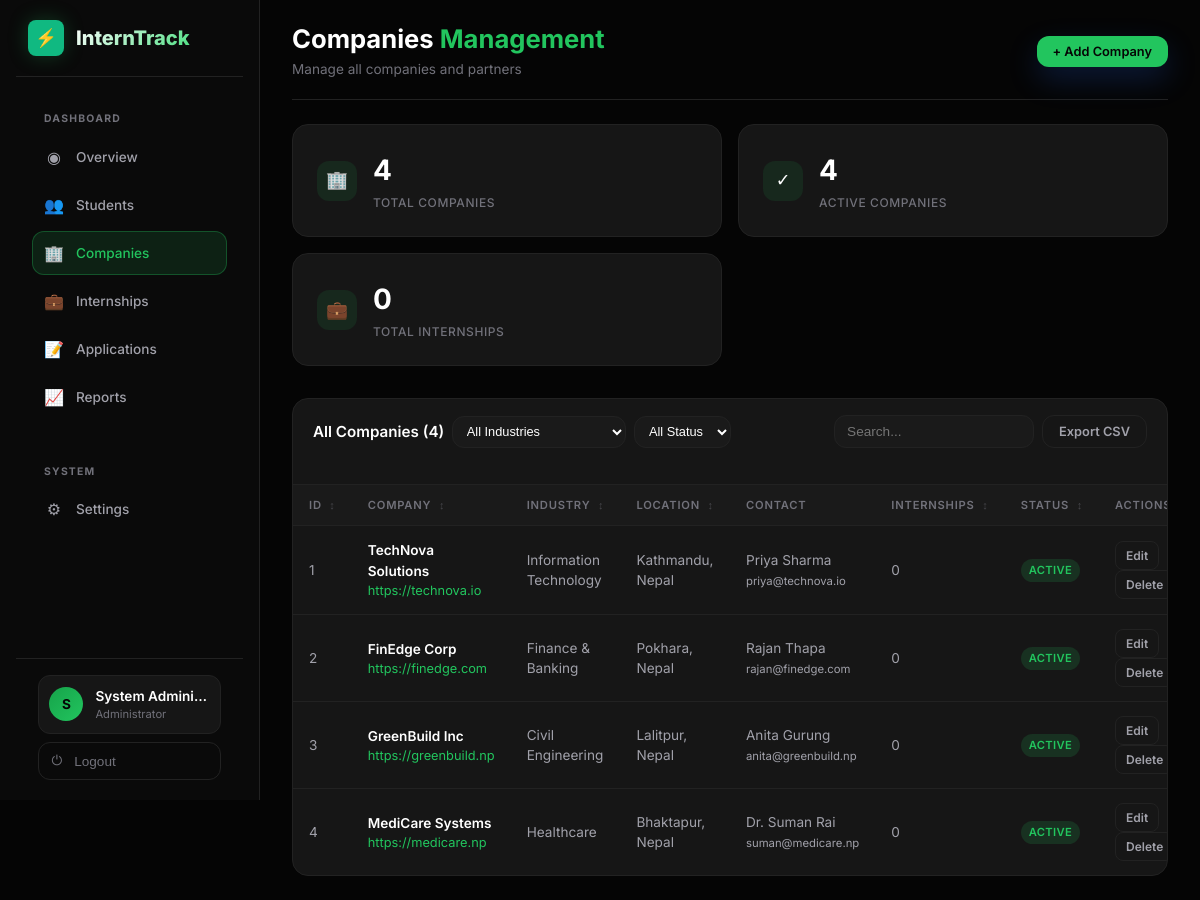
/php/admin_companies.php (signed in), run on the app's committed database.
### tables this page shows
CREATE TABLE IF NOT EXISTS companies (
  id INT AUTO_INCREMENT PRIMARY KEY,
  name VARCHAR(200) NOT NULL,
  industry VARCHAR(100),
  website VARCHAR(255),
  location VARCHAR(200),
  contact_person VARCHAR(150),
  contact_email VARCHAR(150),
  contact_phone VARCHAR(30),
  description TEXT,
  status VARCHAR(20) DEFAULT 'active',
  created_at TIMESTAMP DEFAULT CURRENT_TIMESTAMP,
  INDEX idx_name (name),
  INDEX idx_status (status)
);

### php/config.php (called while the page is built, shortened)
<?php
function e(string $str): string {
    return htmlspecialchars($str, ENT_QUOTES | ENT_HTML5, 'UTF-8');
}
function requireAuth(): array {
    return $_SESSION['user'];
}

### php/admin_companies.php (the view, shortened to what this page needs)
<?php
require_once __DIR__ . '/config.php';
$user = requireAuth();
$db = Database::getConnection();
$where = [];
$whereClause = $where ? 'WHERE ' . implode(' AND ', $where) : '';
$companies = $db->query("
    SELECT c.*,
           (SELECT COUNT(*) FROM internships WHERE company_id = c.id) as internship_count
    FROM companies c $whereClause ORDER BY c.created_at DESC
")->fetchAll();
$totalCompanies = count($companies);
$activeCompanies = count(array_filter($companies, fn($c) => ($c['status'] ?? 'active') === 'active'));
$totalInternships = array_sum(array_column($companies, 'internship_count'));
?>
<!DOCTYPE html>
<html lang="en" data-theme="dark">
<head>
  <link rel="stylesheet" href="../css/style.css">
</head>
<body>
<div class="admin-layout">
  <aside class="sidebar">
    <div class="sidebar-logo">
      <div class="logo-icon">⚡</div>
      <span class="logo-text">InternTrack</span>
    </div>
    <div class="nav-section">
      <div class="nav-label">Dashboard</div>
      <nav class="nav-menu">
        <a href="admin_dashboard.php" class="nav-item"><span class="icon">◉</span> Overview</a>
        <a href="admin_students.php" class="nav-item"><span class="icon">👥</span> Students</a>
        <a href="admin_companies.php" class="nav-item active"><span class="icon">🏢</span> Companies</a>
        <a href="admin_internships.php" class="nav-item"><span class="icon">💼</span> Internships</a>
        <a href="admin_applications.php" class="nav-item"><span class="icon">📝</span> Applications</a>
        <a href="admin_reports.php" class="nav-item"><span class="icon">📈</span> Reports</a>
      </nav>
    </div>
    <div class="nav-section">
      <div class="nav-label">System</div>
      <nav class="nav-menu">
        <a href="#" class="nav-item"><span class="icon">⚙</span> Settings</a>
      </nav>
    </div>
    <div class="sidebar-footer">
      <div class="user-chip">
        <div class="user-avatar"><?= strtoupper(substr($user['full_name'],0,1)) ?></div>
        <div class="user-info">
          <div class="user-name"><?= e($user['full_name']) ?></div>
          <div class="user-role">Administrator</div>
        </div>
      </div>
      <button class="logout-btn" onclick="handleLogout()"><span class="icon">⏻</span> Logout</button>
    </div>
  </aside>
  <main class="main-content">
    <div class="page-header">
      <div>
        <h1 class="page-title">Companies <span>Management</span></h1>
        <p class="page-subtitle">Manage all companies and partners</p>
      </div>
      <div class="header-actions">
        <button class="btn btn-primary" onclick="openModal()">+ Add Company</button>
      </div>
    </div>
    <div class="stats-row">
      <div class="stat-card">
        <div class="stat-icon">🏢</div>
        <div class="stat-info">
          <div class="stat-value"><?= $totalCompanies ?></div>
          <div class="stat-label">Total Companies</div>
        </div>
      </div>
      <div class="stat-card">
        <div class="stat-icon">✓</div>
        <div class="stat-info">
          <div class="stat-value"><?= $activeCompanies ?></div>
          <div class="stat-label">Active Companies</div>
        </div>
      </div>
      <div class="stat-card">
        <div class="stat-icon">💼</div>
        <div class="stat-info">
          <div class="stat-value"><?= $totalInternships ?></div>
          <div class="stat-label">Total Internships</div>
        </div>
      </div>
    </div>
    <div class="content-card">
      <div class="card-header">
        <div class="filter-bar">
          <h3 class="card-title">All Companies (<?= $totalCompanies ?>)</h3>
          <select class="filter-select" onchange="applyFilters()">
            <option value="">All Industries</option>
          </select>
          <select class="filter-select" onchange="applyFilters()">
            <option value="">All Status</option>
          </select>
        </div>
        <div class="filter-bar">
          <input type="text" class="search-input" placeholder="Search..." onkeyup="filterTable(this.value)">
          <button type="button" class="btn btn-secondary" onclick="exportCSV()">Export CSV</button>
        </div>
      </div>
      <table class="data-table" id="companies-table">
        <thead>
          <tr>
            <th class="th-sortable" onclick="sortTable('id')">ID <span class="sort-icon">↕</span></th>
            <th class="th-sortable" onclick="sortTable('name')">Company <span class="sort-icon">↕</span></th>
            <th class="th-sortable" onclick="sortTable('industry')">Industry <span class="sort-icon">↕</span></th>
            <th class="th-sortable" onclick="sortTable('location')">Location <span class="sort-icon">↕</span></th>
            <th>Contact</th>
            <th class="th-sortable" onclick="sortTable('internship_count')">Internships <span class="sort-icon">↕</span></th>
            <th class="th-sortable" onclick="sortTable('status')">Status <span class="sort-icon">↕</span></th>
            <th>Actions</th>
          </tr>
        </thead>
        <tbody id="companies-tbody" data-companies='<?= json_encode(array_map(fn($c) => [
          'id' => $c['id'],
          'name' => $c['name'],
          'industry' => $c['industry'] ?? '',
          'location' => $c['location'] ?? '',
          'contact_person' => $c['contact_person'] ?? '',
          'contact_email' => $c['contact_email'] ?? '',
          'website' => $c['website'] ?? '',
          'status' => $c['status'] ?? 'active',
          'internship_count' => $c['internship_count']
        ], $companies)) ?>'>
          <?php if($companies): foreach($companies as $c): $status = $c['status'] ?? 'active'; ?>
          <tr data-id="<?= $c['id'] ?>" data-name="<?= e($c['name']) ?>" data-industry="<?= e($c['industry'] ?? '') ?>" data-location="<?= e($c['location'] ?? '') ?>" data-contact="<?= e($c['contact_person'] ?? '') ?> <?= e($c['contact_email'] ?? '') ?>" data-count="<?= $c['internship_count'] ?>" data-status="<?= $status ?>">
            <td><?= $c['id'] ?></td>
            <td>
              <div class="company-name"><?= e($c['name']) ?></div>
              <?php if($c['website']): ?>
              <div class="company-industry"><a href="<?= e($c['website']) ?>" target="_blank" style="color:var(--green-neon);text-decoration:none"><?= e($c['website']) ?></a></div>
              <?php endif; ?>
            </td>
            <td><?= e($c['industry'] ?? '-') ?></td>
            <td><?= e($c['location'] ?? '-') ?></td>
            <td><?= e($c['contact_person'] ?? '-') ?><br><small><?= e($c['contact_email'] ?? '') ?></small></td>
            <td><?= $c['internship_count'] ?></td>
            <td><span class="status-badge <?= $status ?>"><?= $status ?></span></td>
            <td>
              <button class="btn btn-secondary action-btn" onclick='editCompany(<?= json_encode($c) ?>)'>Edit</button>
              <button class="btn btn-secondary action-btn" onclick="deleteCompany(<?= $c['id'] ?>)">Delete</button>
            </td>
          </tr>
          <?php endforeach; else: ?>
          <tr><td colspan="8" class="empty-message">No companies found</td></tr>
          <?php endif; ?>
        </tbody>
      </table>
    </div>
  </main>
</div>
</body>
</html>

### data on the page
companies: id "1", name "TechNova Solutions", website "https://technova.io", industry "Information Technology", location "Kathmandu, Nepal", contact_person "Priya Sharma", contact_email "priya@technova.io", internship_count "0", status "ACTIVE"
companies: id "2", name "FinEdge Corp", website "https://finedge.com", industry "Finance & Banking", location "Pokhara, Nepal", contact_person "Rajan Thapa", contact_email "rajan@finedge.com", internship_count "0", status "ACTIVE"
companies: id "3", name "GreenBuild Inc", website "https://greenbuild.np", industry "Civil Engineering", location "Lalitpur, Nepal", contact_person "Anita Gurung", contact_email "anita@greenbuild.np", internship_count "0", status "ACTIVE"
companies: id "4", name "MediCare Systems", website "https://medicare.np", industry "Healthcare", location "Bhaktapur, Nepal", contact_person "Dr. Suman Rai", contact_email "suman@medicare.np", internship_count "0", status "ACTIVE"

### other printed values
substr($user['full_name'],0,1) "S"
$user['full_name'] "System Admini…"
$totalCompanies "4"
$activeCompanies "4"
$totalInternships "0"
